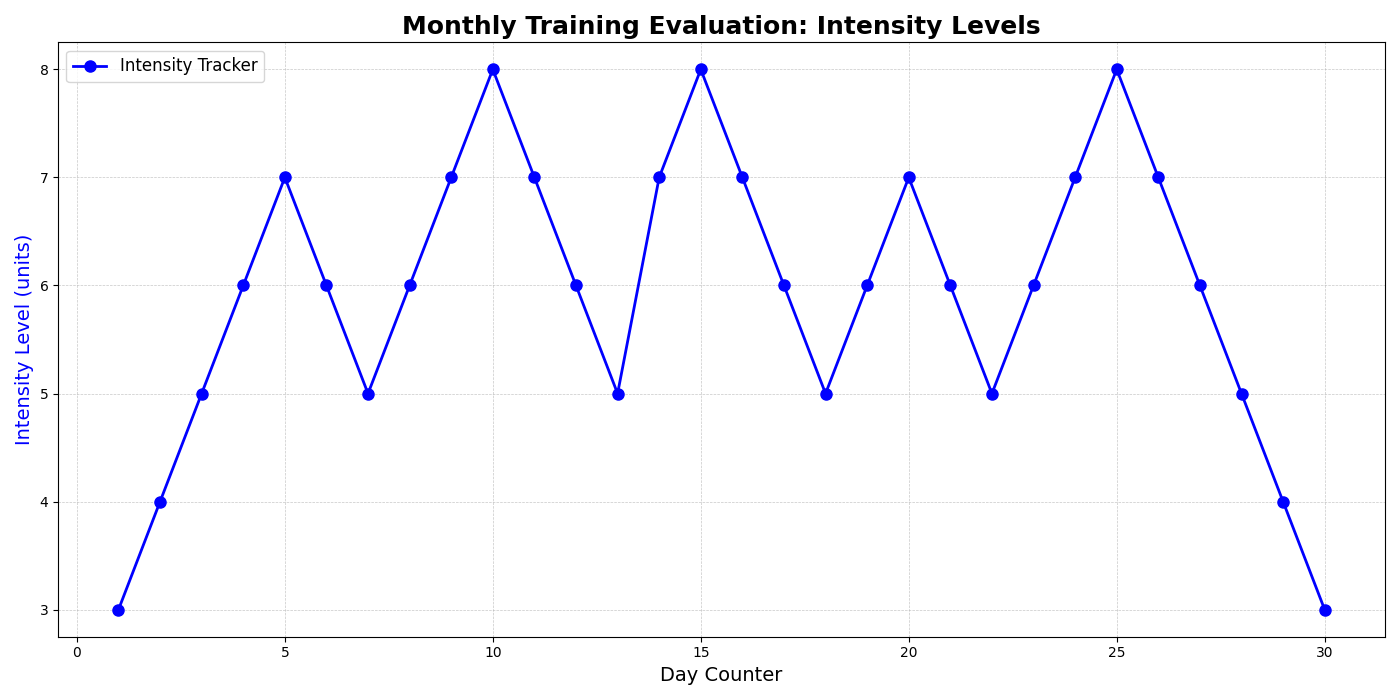

This figure's Python source:
import matplotlib.pyplot as plt
import numpy as np

days = np.arange(1, 31)

exercise_intensity = np.array([
    3, 4, 5, 6, 7, 6, 5, 6, 7, 8, 7, 6, 5, 7, 8, 7, 6, 5, 6, 7, 6, 5, 6, 7, 
    8, 7, 6, 5, 4, 3
])

fig, ax = plt.subplots(figsize=(14, 7))

ax.plot(days, exercise_intensity, color='blue', marker='o', linewidth=2, markersize=8, label='Intensity Tracker')

# Randomized Titles and Labels
ax.set_title('Monthly Training Evaluation: Intensity Levels', fontsize=18, fontweight='bold')
ax.set_xlabel('Day Counter', fontsize=14)
ax.set_ylabel('Intensity Level (units)', fontsize=14, color='blue')

ax.grid(visible=True, linestyle='--', linewidth=0.5, alpha=0.7)

ax.legend(loc='upper left', fontsize=12)

plt.tight_layout()
plt.show()
